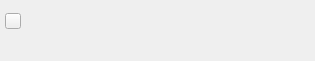
<?xml version="1.0" encoding="UTF-8"?>
<ui version="4.0">
 <class>DeviceWidget</class>
 <widget class="QWidget" name="DeviceWidget">
  <property name="geometry">
   <rect>
    <x>0</x>
    <y>0</y>
    <width>315</width>
    <height>61</height>
   </rect>
  </property>
  <property name="windowTitle">
   <string>Form</string>
  </property>
  <widget class="QLabel" name="devicon">
   <property name="geometry">
    <rect>
     <x>5</x>
     <y>5</y>
     <width>21</width>
     <height>31</height>
    </rect>
   </property>
   <property name="text">
    <string/>
   </property>
  </widget>
  <widget class="QLabel" name="percentage">
   <property name="geometry">
    <rect>
     <x>40</x>
     <y>10</y>
     <width>41</width>
     <height>21</height>
    </rect>
   </property>
   <property name="text">
    <string/>
   </property>
  </widget>
  <widget class="QLabel" name="state">
   <property name="geometry">
    <rect>
     <x>138</x>
     <y>10</y>
     <width>171</width>
     <height>21</height>
    </rect>
   </property>
   <property name="text">
    <string/>
   </property>
   <property name="alignment">
    <set>Qt::AlignRight|Qt::AlignTrailing|Qt::AlignVCenter</set>
   </property>
  </widget>
  <widget class="QLabel" name="remaintext">
   <property name="geometry">
    <rect>
     <x>4</x>
     <y>38</y>
     <width>91</width>
     <height>20</height>
    </rect>
   </property>
   <property name="text">
    <string/>
   </property>
  </widget>
  <widget class="QLabel" name="remaindata">
   <property name="geometry">
    <rect>
     <x>138</x>
     <y>38</y>
     <width>171</width>
     <height>20</height>
    </rect>
   </property>
   <property name="text">
    <string/>
   </property>
   <property name="alignment">
    <set>Qt::AlignRight|Qt::AlignTrailing|Qt::AlignVCenter</set>
   </property>
  </widget>
  <widget class="QPushButton" name="btnicon">
   <property name="geometry">
    <rect>
     <x>5</x>
     <y>13</y>
     <width>16</width>
     <height>16</height>
    </rect>
   </property>
   <property name="text">
    <string/>
   </property>
   <property name="iconSize">
    <size>
     <width>16</width>
     <height>16</height>
    </size>
   </property>
  </widget>
  <zorder>percentage</zorder>
  <zorder>devicon</zorder>
  <zorder>state</zorder>
  <zorder>remaintext</zorder>
  <zorder>remaindata</zorder>
  <zorder>btnicon</zorder>
 </widget>
 <resources/>
 <connections/>
</ui>
